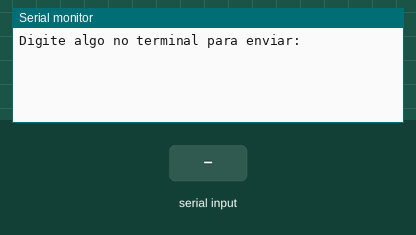
Bench run of a program on a simulated ESP32. On the bench: the last lines printed to the serial monitor. The inputs (shaded band) are chosen by the test bench.

Above: at 1.2 s.
1.3 s: "1\n" received over Serial
At 2.5 s:
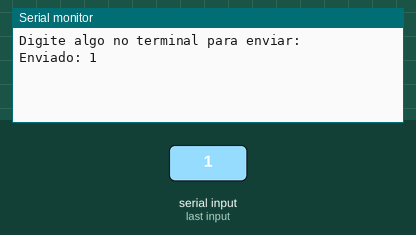
2.8 s: "0\n" received over Serial
At 3.7 s:
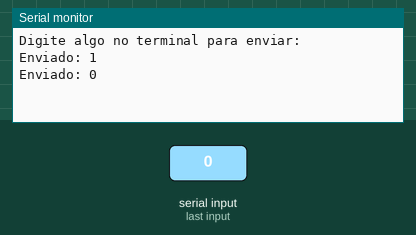
4.3 s: "2\n" received over Serial
At 4.9 s:
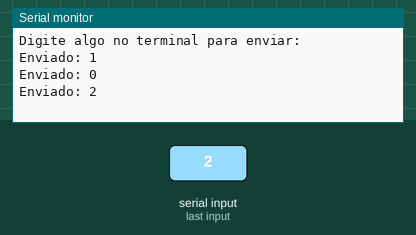

The program:

main.cpp
```cpp
#include <esp_now.h>
#include <WiFi.h>

// MAC DO RECEPTOR (HELTEC)
uint8_t broadcastAddress[] = {0x8C, 0x4F, 0x00, 0xD9, 0x2F, 0x00};

typedef struct struct_message {
    char msg[64];
} struct_message;

struct_message myData;
esp_now_peer_info_t peerInfo;

void setup() {
    Serial.begin(115200);
    WiFi.mode(WIFI_STA);

    if (esp_now_init() != ESP_OK) {
        Serial.println("Erro ao iniciar ESP-NOW");
        return;
    }

    memcpy(peerInfo.peer_addr, broadcastAddress, 6);
    peerInfo.channel = 0;
    peerInfo.encrypt = false;

    if (esp_now_add_peer(&peerInfo) != ESP_OK) {
        Serial.println("Falha ao adicionar peer");
        return;
    }
    Serial.println("Digite algo no terminal para enviar:");
}

void loop() {
    if (Serial.available() > 0) {
        String input = Serial.readStringUntil('\n');
        input.toCharArray(myData.msg, 64);

        esp_err_t result = esp_now_send(broadcastAddress, (uint8_t *) &myData, sizeof(myData));

        if (result == ESP_OK) {
            Serial.print("Enviado: ");
            Serial.println(myData.msg);
        }
    }
}
```

Measured:
- after the input at 1.3 s, the serial monitor: prints a new line at once (image 1)
- after the input at 2.8 s, the serial monitor: prints a new line at once (image 2)
- after the input at 4.3 s, the serial monitor: prints a new line at once (image 3)
